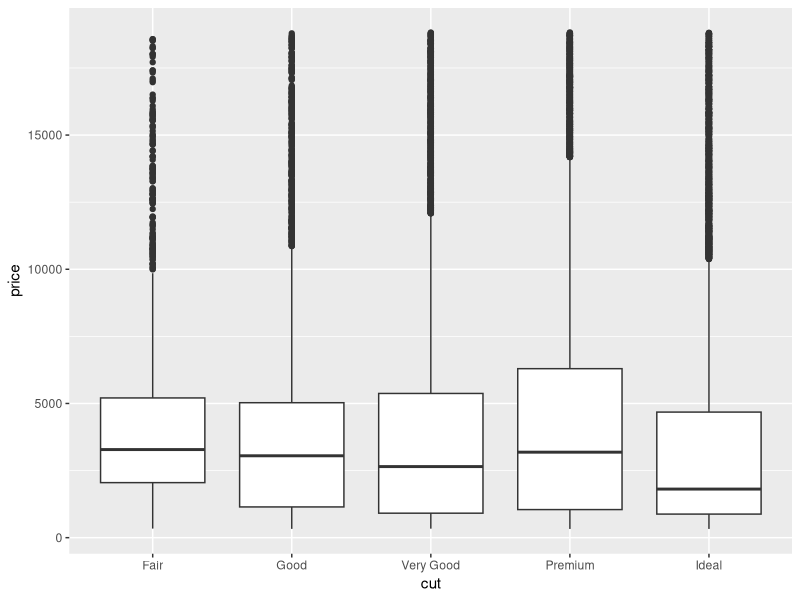
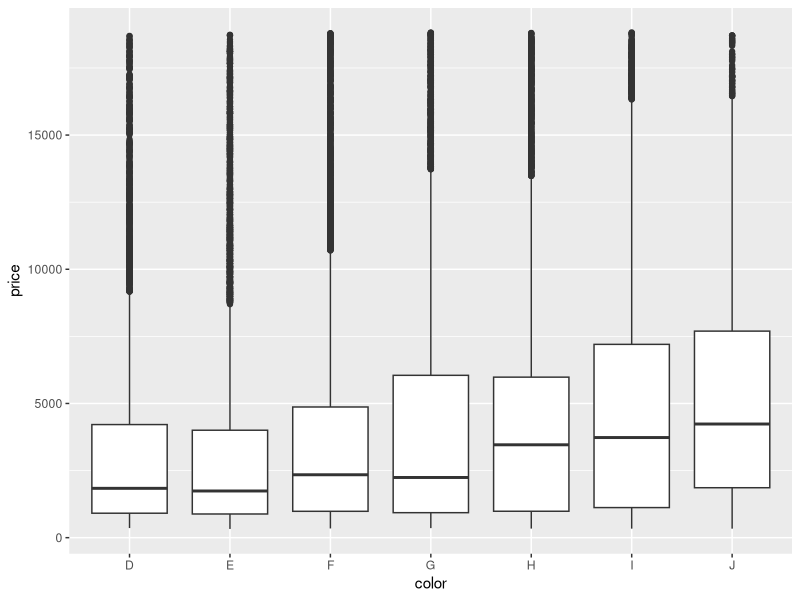
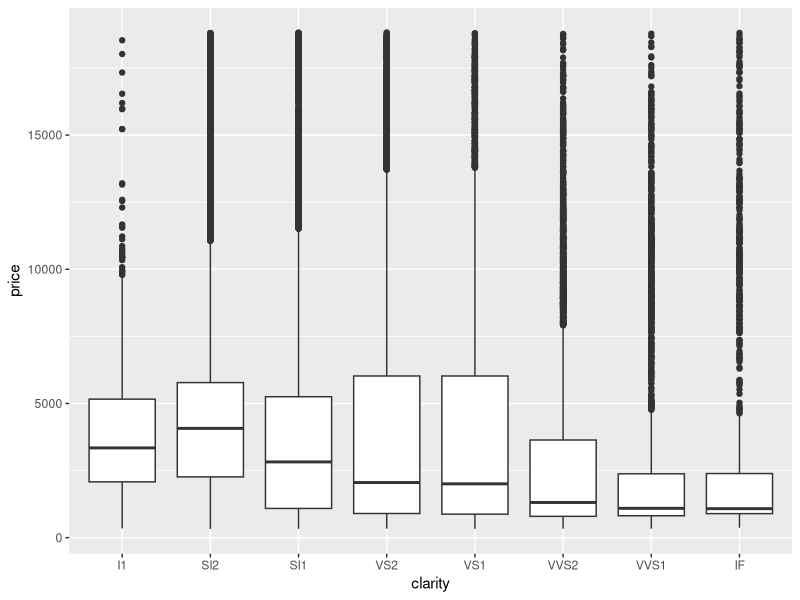
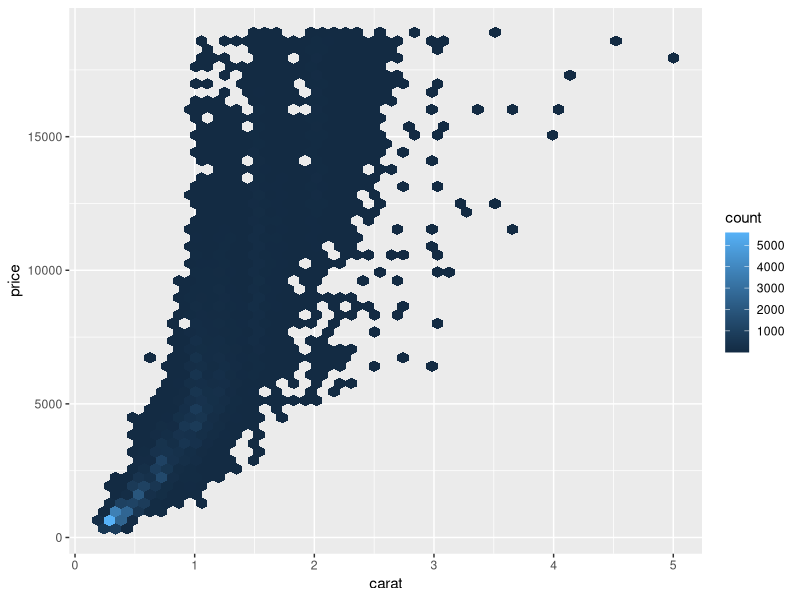
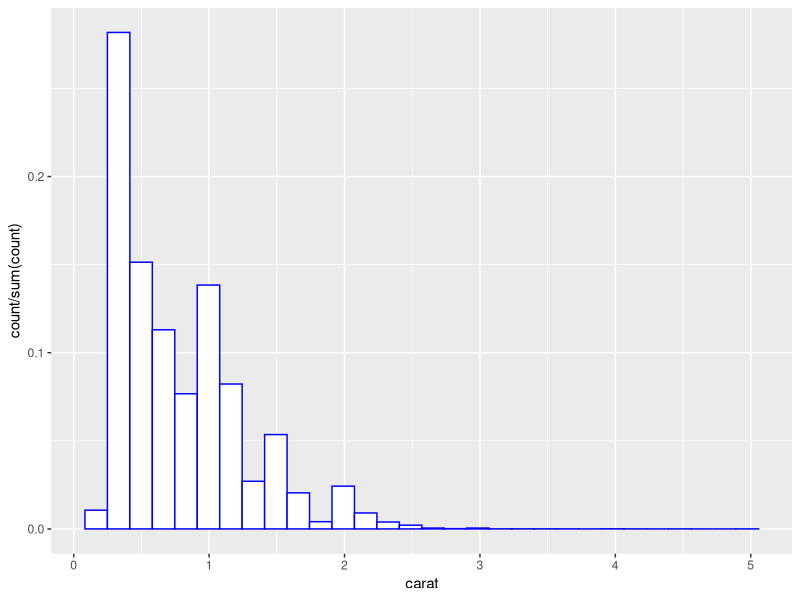
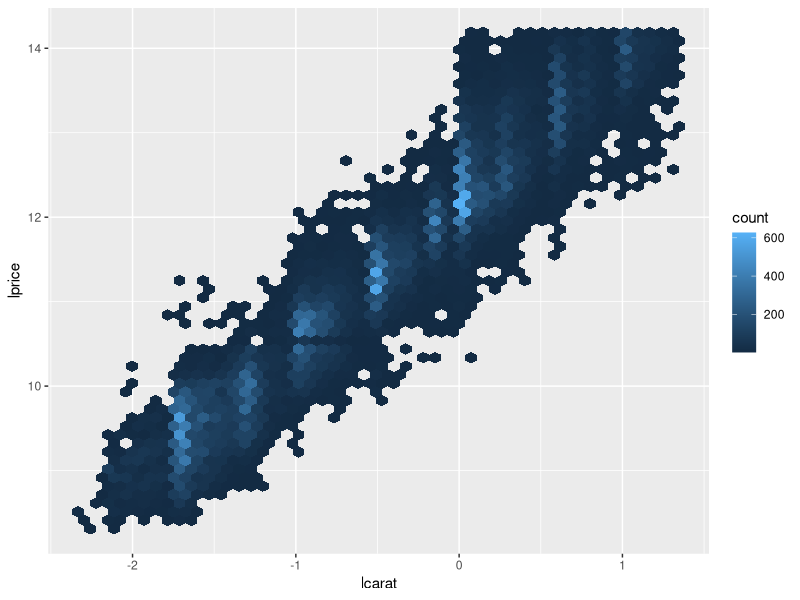
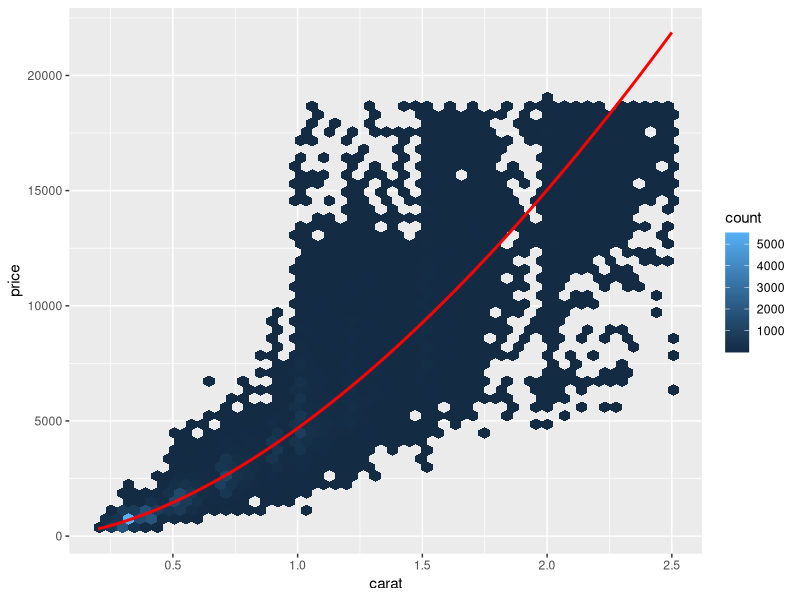
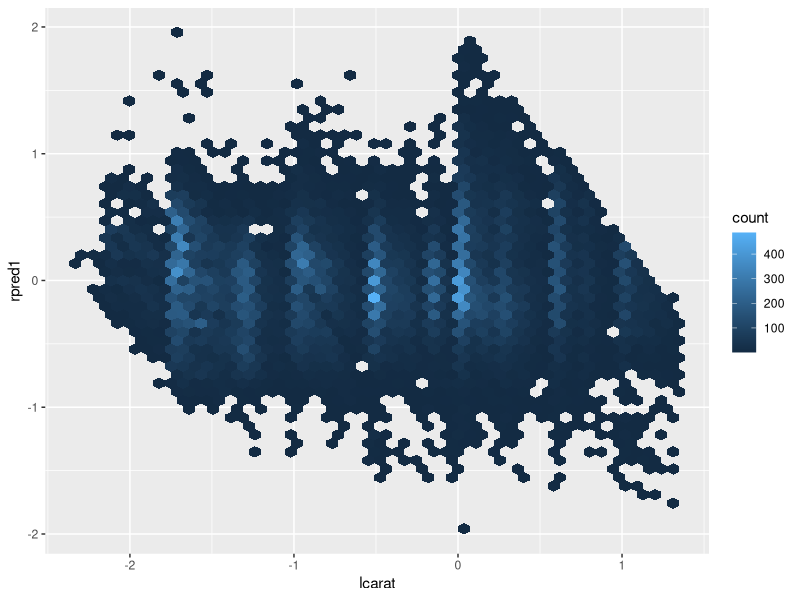

These figures' R source, in order:
# # Libraries ----
require(tidyverse)
require(caret)
require(modelr)


# Dataset information ----
?diamonds

# Data insights ----

# The diamonds with a bad cut are in average more expensive
diamonds %>% 
  ggplot(aes(cut, price)) + 
  geom_boxplot()

# The diamonds with a bad color are also more expensive
diamonds %>% 
  ggplot(aes(color, price)) + 
  geom_boxplot()

# And the diamonds with a bad clarity have a higer price
diamonds %>% 
  ggplot(aes(clarity, price)) +
  geom_boxplot()

# Your task ----

# Why are so expensive the diamonds in relation to their quality? We would like to receive a model to predict their price and to know which ones are the most relevant features to do that. 



# Checking the initial assumption ----

# model creation (lm automatically dummify categorical variables)
mod_bq <- lm(price ~ color + cut + clarity,
             data = diamonds)

# checking the errors of the initial assumption
assumption <- diamonds %>% 
  add_predictions(model = mod_bq, var = "pred") %>% 
  add_residuals(model = mod_bq, var = "resd")

# checking the assumption metrics
postResample(assumption$pred, assumption$price)
# RMSE = 3,855.776
# r^2 = 0.06586875
# We can assume that this features are not going to help us explain the price



# 1st hypothesis ----

# The diamonds weight (carat) is affecting the price
diamonds %>% 
  ggplot(aes(carat, price)) + geom_hex(bins = 50)

# There are some ouliers above carat > 2.5
diamonds %>% 
  ggplot(aes(x = carat)) +
    geom_histogram(aes(
      y = ..count../sum(..count..)), bins = 30, color = "blue", fill = "white")

# Outliers extraction (3.5% of all the info)
diamonds2 <- diamonds %>% 
  filter(carat <= 2.5)

# Normalization of the data through logarithm tranformation, very useful if you want to create a linear model
diamonds2 <- diamonds2 %>% 
  mutate(
    lprice = log2(price), 
    lcarat = log2(carat))

# Plot of the linear relation btwn lcarat and lprice
diamonds2 %>%
  ggplot(aes(lcarat, lprice)) +
  geom_hex(bins = 50)

# First model creation
mod_diamonds <- lm(lprice ~ lcarat, data = diamonds2)

# Adding predictions
diamonds2 <- diamonds2 %>% 
  add_predictions(model = mod_diamonds,
                  var = "lpred1") %>% 
  mutate(pred1 = 2^lpred1)

# Metrics check
postResample(diamonds2$price, diamonds2$pred1)

# Model visualization
diamonds2 %>% 
  ggplot(aes(carat, price)) +
    geom_hex(bins = 50) +
    geom_line(aes(y = pred1), 
              color = "red", size = 1)
# Insight: our model is predicting for a carat > 2.25 (aprox) the diamonds should be more expensive, but they never goes up from 20.000$. So, the biggest diamands are relatively less expensive

# Addition and error visualization
diamonds2 <- diamonds2 %>% 
  add_residuals(model = mod_diamonds,
                var = "rpred1")
diamonds2 %>% 
  ggplot(aes(lcarat, rpred1)) +
    geom_hex(bins = 50)
# We are missing to explain some patterns, there are linear relations between the errors

# Plotting the errors against other variables. In this step we want to find patterns of our errors in relation to other variables (clarity, cut and color). If our errors are negative, it means that our model is predicting a higher price for this observations. If they are positive, it means it is predicting a lower price. (residuals = real - prediction)
# cut
diamonds2 %>%
  ggplot(aes(cut, rpred1)) +
  geom_boxplot()
# Our model is giving a higher price for a fair cut, we are missing to explain that
# color
diamonds2 %>%
  ggplot(aes(color, rpred1)) +
  geom_boxplot()
# model is overpricing the bad colors, (J the worst), missing to explain that pattern
# clarity
diamonds2 %>%
  ggplot(aes(clarity, rpred1)) +
  geom_boxplot()
# We can see a clear pattern that is not being explained by out model, the worst clarity is overpriced, and the best, underpriced. clarity is a clear feature that affects our price. 



# Hypothesis 2: carat and clarity are the main factors to explaing the price, but cut and color can also explain some patterns. 

# model creation
mod_diamonds2 <- lm(lprice ~ lcarat + clarity + color + cut,
                    data = diamonds2)

# Adding predictions and errors
diamonds2 <- diamonds2 %>% 
  add_predictions(model = mod_diamonds2, 
                  var = "lpred2") %>% 
  mutate(pred2 = round(2^lpred2)) %>% 
  add_residuals(model = mod_diamonds2,
                var = "rpred2")

# checking metrics
postResample(diamonds2$price, diamonds2$pred2)

# Error evaluation
ggplot(diamonds2, aes(lcarat, rpred2)) +
  geom_hex(bins = 50)
# Insights: residuals = price - pred. Negative values it means they should have a higher price in relation to a model ()
diamonds2 %>% 
  filter(abs(rpred2) > 1) %>% 
  select(price, pred2, carat, clarity, cut, color) %>% 
  arrange(desc(pred2))# good opportunity to buy if you have 10.000$




# Conclusion
# We can not understand the quality of a diamond without considering the carat, which is the most relevant variable

